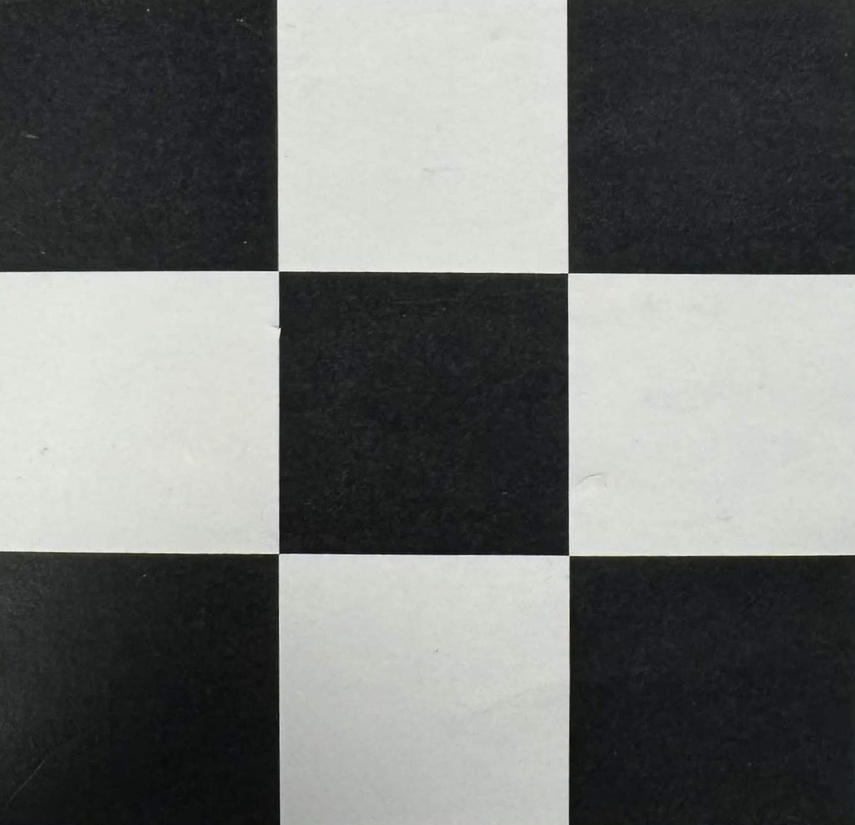
#> input picture IA/myELE610/pictures/checkboard_new.jpg, 855 x 825 px, shrunk from 1212 x 1170 before the run
$ python treshDemo.py
#> lines starting #> are read from the running program, lines starting #| are printed output that depends on the picture; after the words box and inside, x2 and y2 are one past the last pixel; in counts of white or black regions, pixels touching at a corner belong together
import cv2
import numpy as np
from matplotlib import pyplot as plt
img = cv2.imread('pictures/checkboard_new.jpg', cv2.IMREAD_GRAYSCALE)
#> img: shape (825, 855); min 7, max 247, mean 114

# If image is null
if img is None:
    raise ValueError('Cannot read the image')

ret,thresh2 = cv2.threshold(img,190,255,cv2.THRESH_TOZERO)
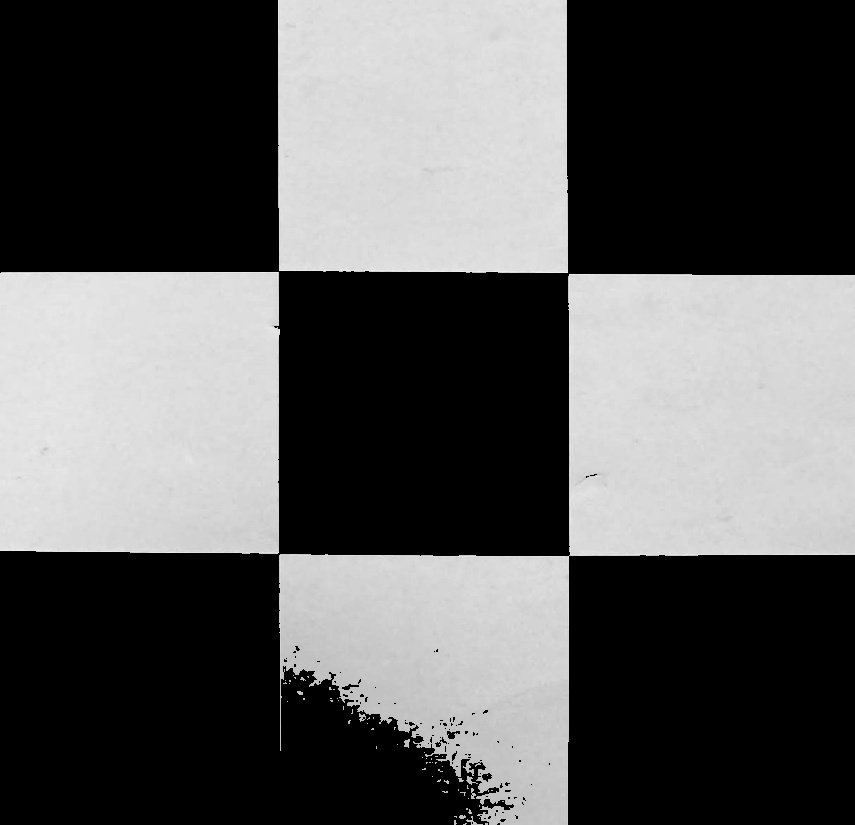
#> thresh2: shape (825, 855); min 0, max 247, mean 89.8
ret, thresh1 = cv2.threshold(img,120,255,cv2.THRESH_BINARY)
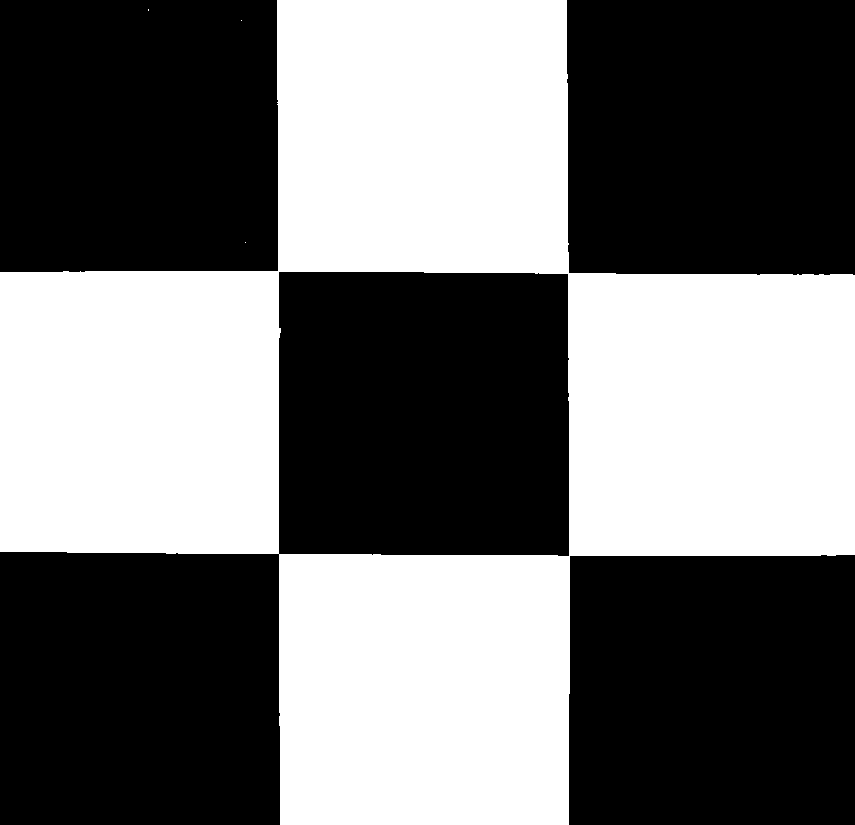
#> thresh1: shape (825, 855); 44.9% white; 4 white regions (3 under 20 px), largest, box (x1, y1, x2, y2) and area: (0, 0, 855, 825) 316960
cv2.imshow('thresh',thresh1)
cv2.waitKey(0)
cv2.destroyAllWindows()

$ run again, with IA/myELE610/pictures/checkboard.jpg copied over IA/myELE610/pictures/checkboard_new.jpg
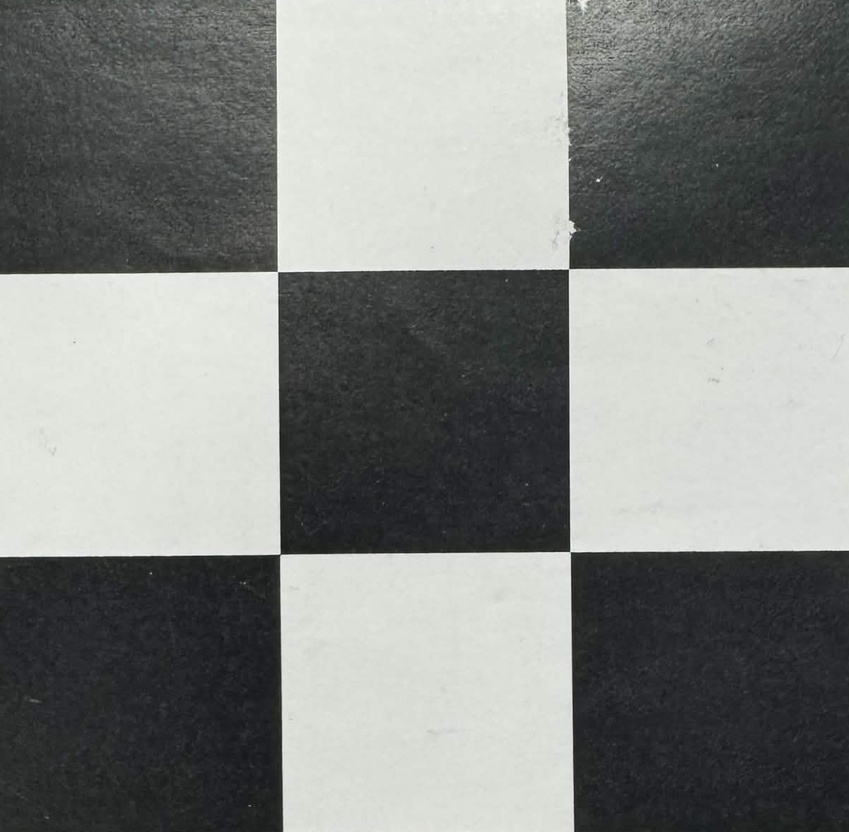
#> input picture IA/myELE610/pictures/checkboard.jpg, 849 x 832 px, shrunk from 1200 x 1176 before the run
#> `ret,thresh2 = cv2.threshold(img,190,255,cv2.THRESH_TOZERO)`:
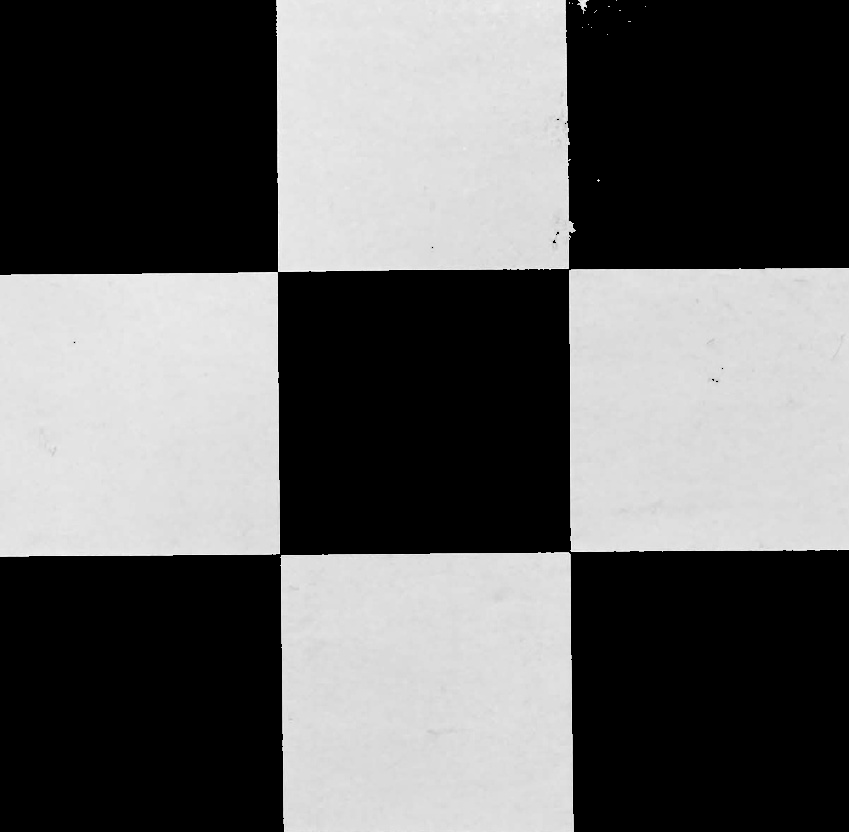
#> thresh2: shape (832, 849); min 0, max 255, mean 99.9
#> `ret, thresh1 = cv2.threshold(img,120,255,cv2.THRESH_BINARY)`:
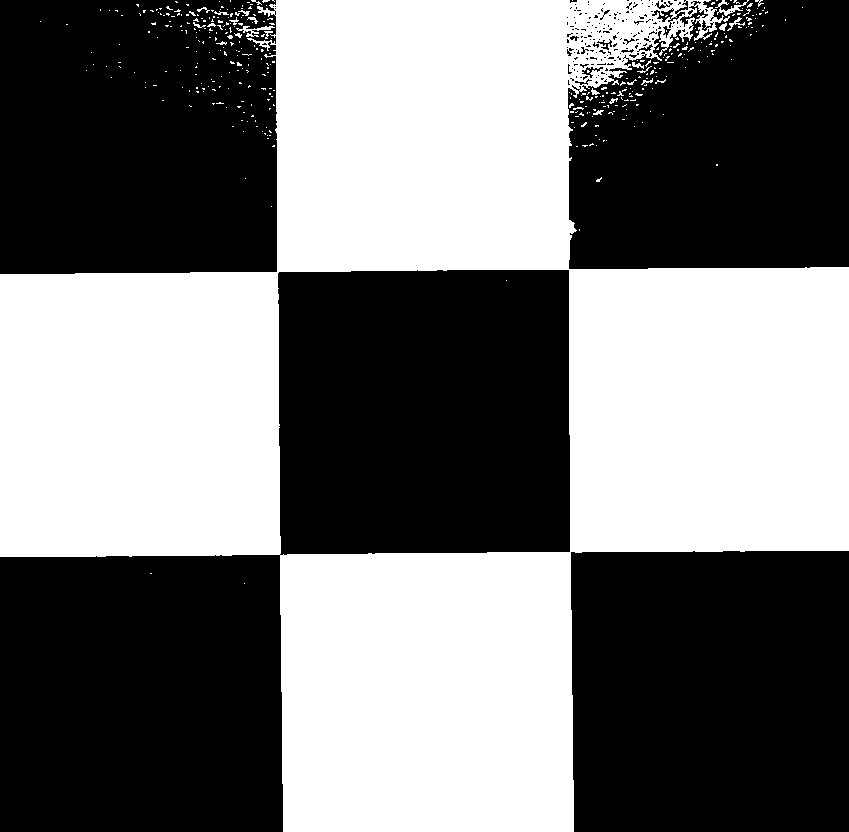
#> thresh1: shape (832, 849); 46.5% white; 379 white regions (353 under 20 px), largest, box (x1, y1, x2, y2) and area: (0, 0, 849, 832) 326202, (715, 0, 749, 16) 155, (236, 26, 275, 37) 150

$ run again, with IA/myELE610/pictures/checkboard_old.jpg copied over IA/myELE610/pictures/checkboard_new.jpg
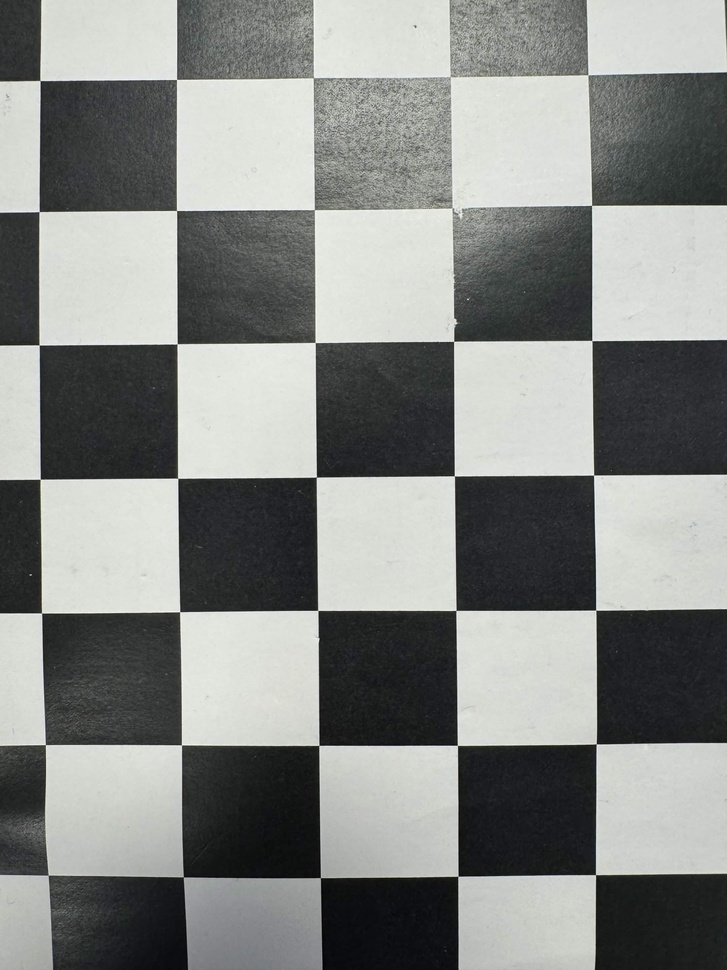
#> input picture IA/myELE610/pictures/checkboard_old.jpg, 727 x 970 px, shrunk from 2160 x 2880 before the run
#> `ret,thresh2 = cv2.threshold(img,190,255,cv2.THRESH_TOZERO)`:
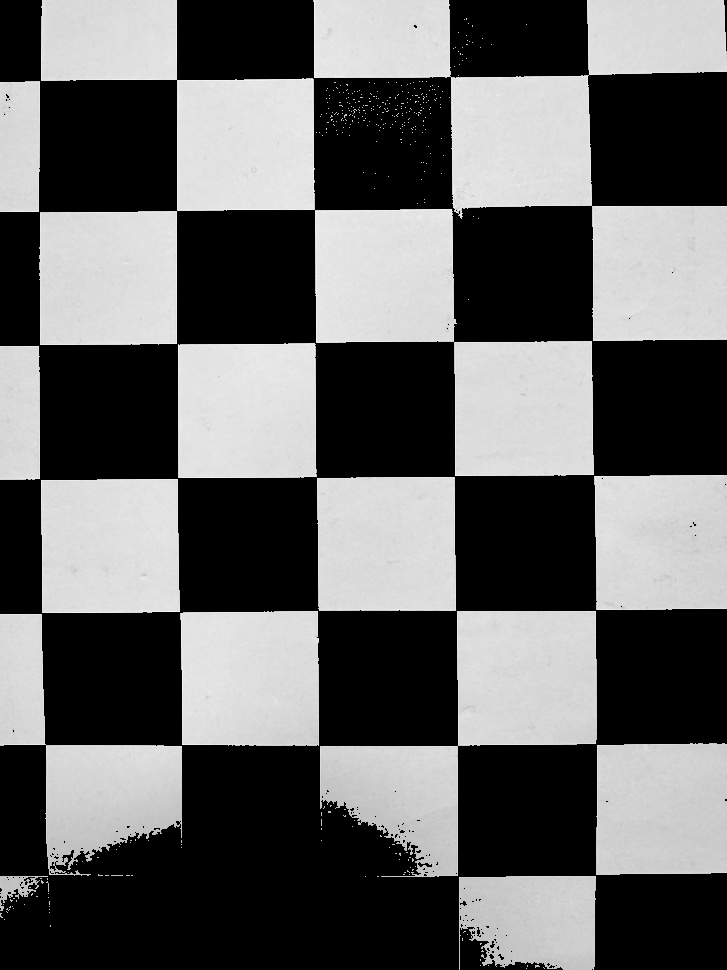
#> thresh2: shape (970, 727); min 0, max 252, mean 99.9
#> `ret, thresh1 = cv2.threshold(img,120,255,cv2.THRESH_BINARY)`:
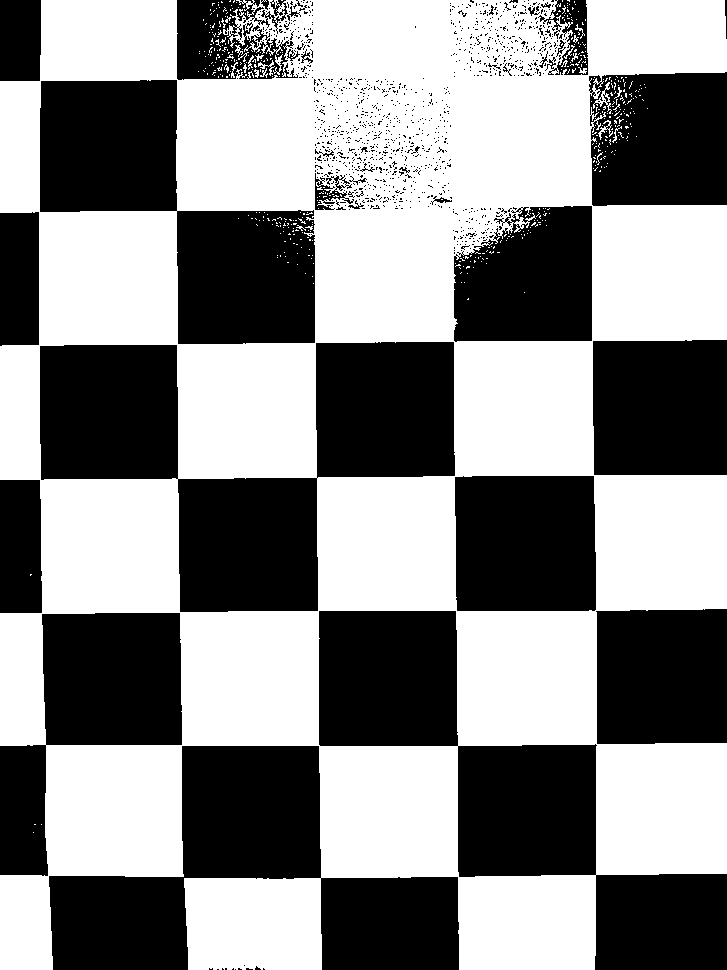
#> thresh1: shape (970, 727); 54.5% white; 1106 black regions (1069 under 20 px), largest, box (x1, y1, x2, y2) and area: (40, 342, 455, 612) 55279, (319, 611, 727, 970) 49121, (49, 746, 459, 970) 43508
